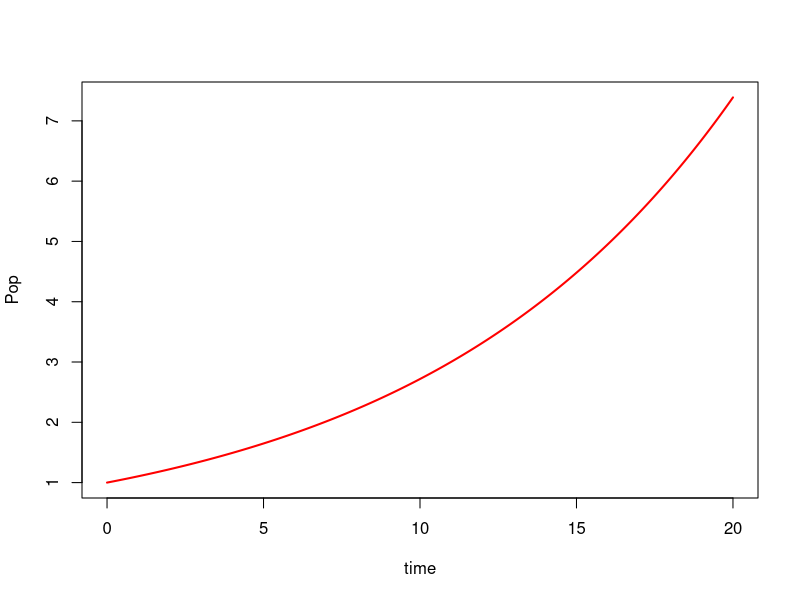
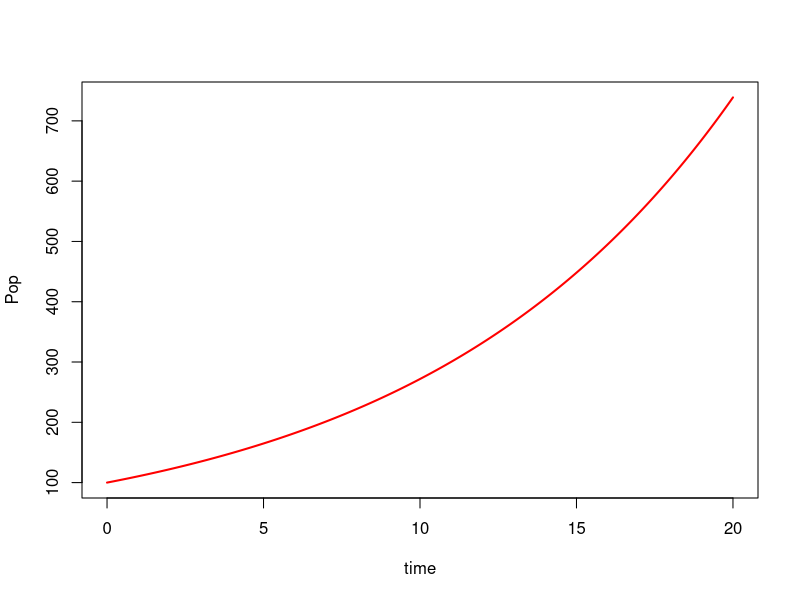
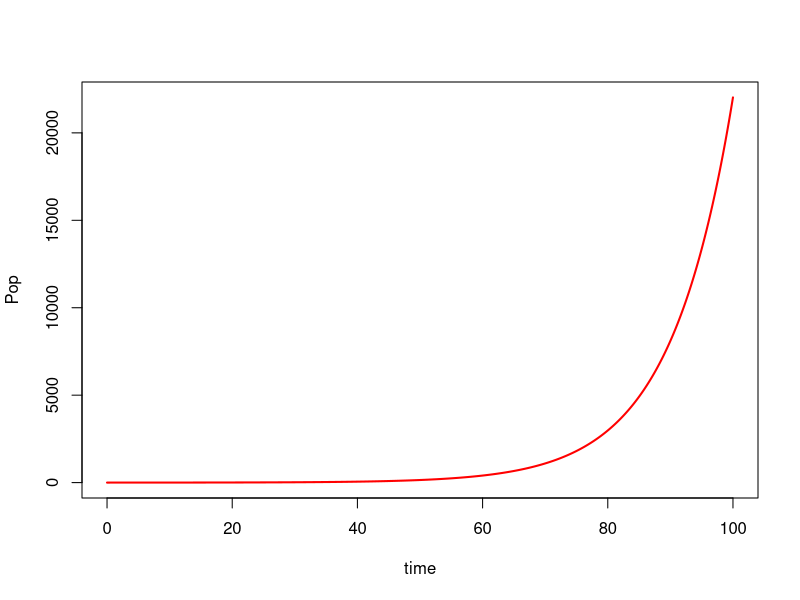
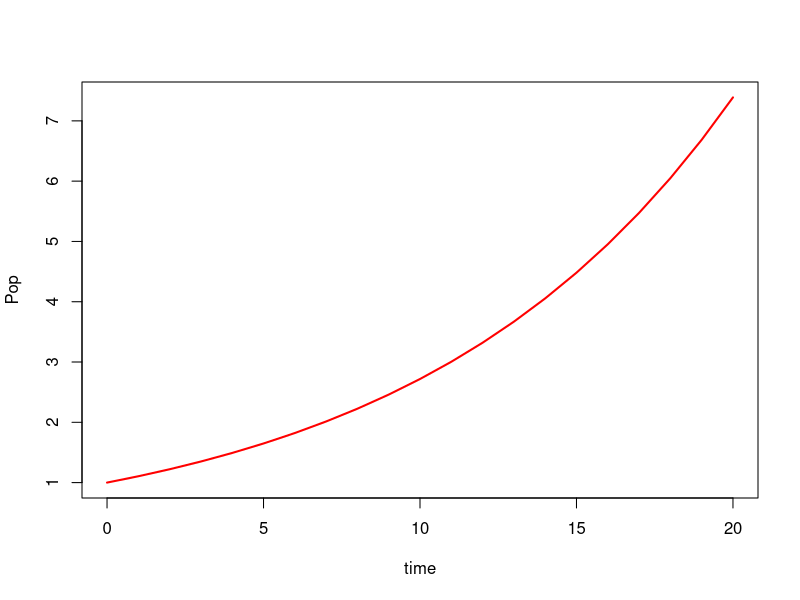
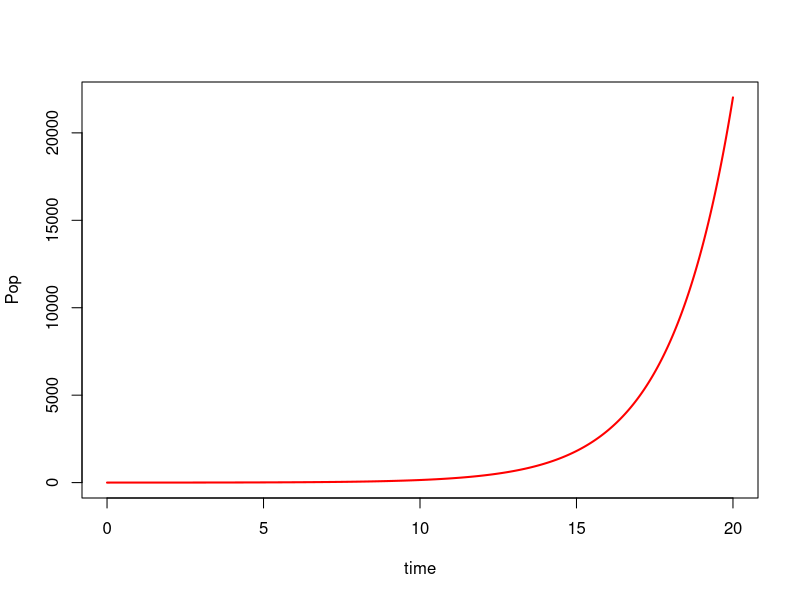
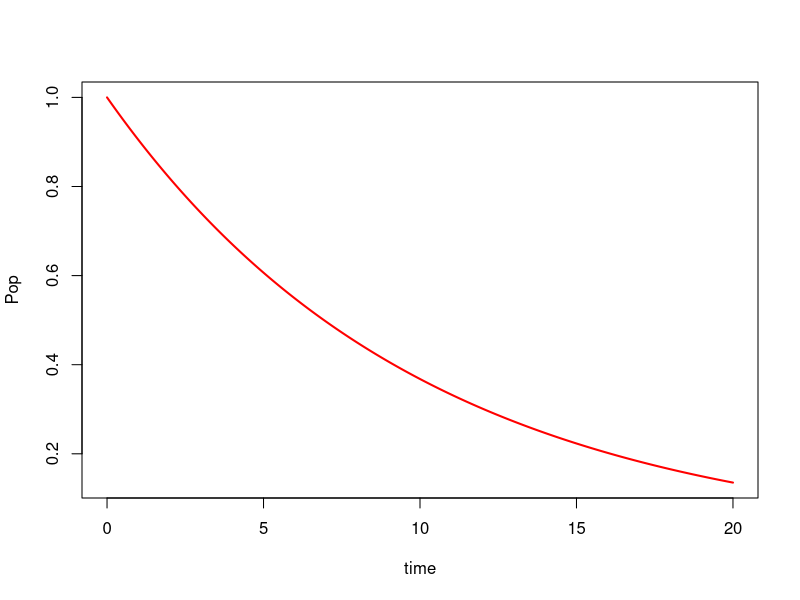
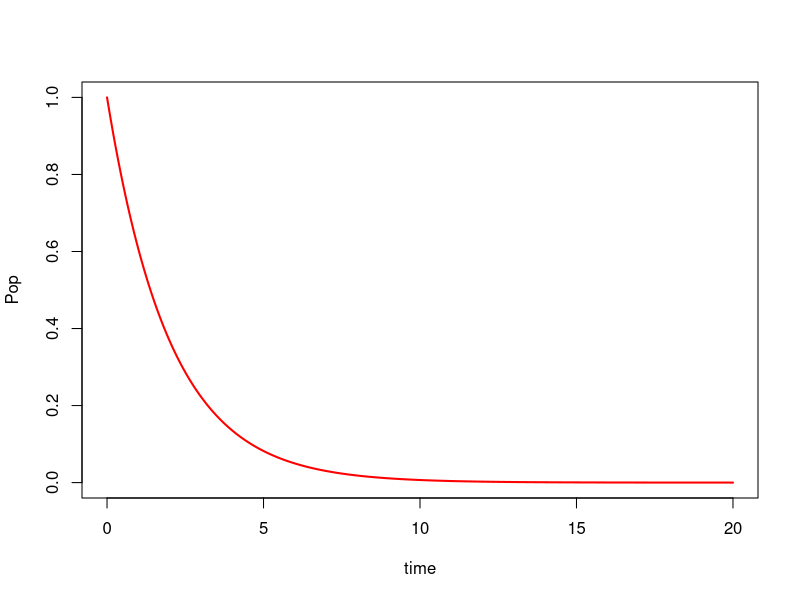
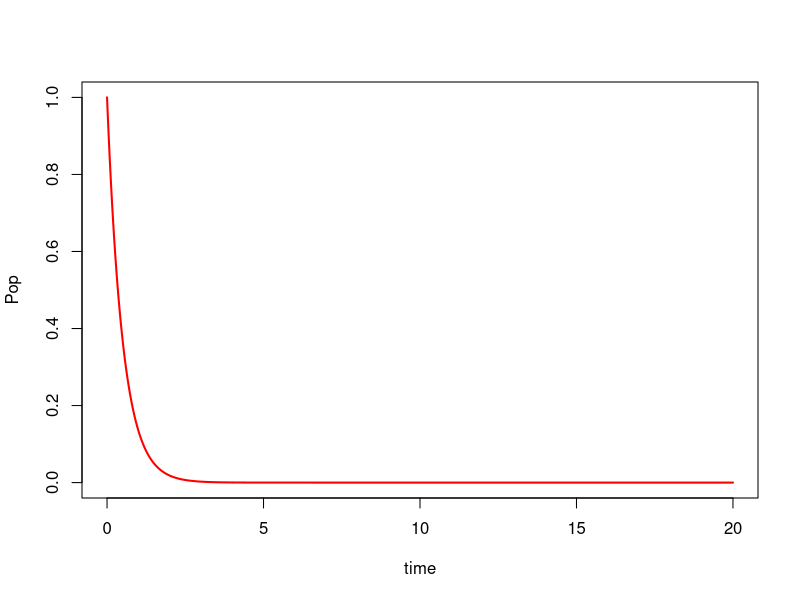

Source code (R) for these figures, in order:
# Exercise 4.1.1 Make and run exponential growth model

# 1. Setup statements, if needed (e.g. loading libraries needed for the program).
# 2. Input data, set parameter values, and/or set initial conditions.
# 3. The actual calculations.
# 4. Display the results by plotting, saving, etc.

# set up
library("deSolve")

# set parameters and initial conditions
initialPop <- 1
ttStep <- seq(0,20,by=0.01)
pars <- c(rr=0.1)

# create exp growth function
expGrowthODE <- function(tt, NN, pars){
  derivs <- pars["rr"]*NN
  return(list(derivs))
}

# simulate the model with the lsoda function
expPopGrowth <- lsoda(initialPop, ttStep, expGrowthODE, pars)

# display results and graph
head(expPopGrowth)
plot(expPopGrowth[,1], expPopGrowth[,2], xlab="time", ylab="Pop", col="red", type="l", lwd=2)

# change the various parameters and initial conditions to see how the functions changes
initialPop <- 100
ttStep <- seq(0,20,by=0.01)
pars <- c(rr=0.1)

expGrowthODE <- function(tt, NN, pars){
  derivs <- pars["rr"]*NN
  return(list(derivs))
}

expPopGrowth <- lsoda(initialPop, ttStep, expGrowthODE, pars)

head(expPopGrowth)
plot(expPopGrowth[,1], expPopGrowth[,2], xlab="time", ylab="Pop", col="red", type="l", lwd=2)
# increasing initial pop size does not change the behavior of the plot, just starts and ends
## at a higher pop size, but still relative i.e. if the initial pop is 100x larger, the 
## final pop will be 100x larger

####
initialPop <- 1
ttStep <- seq(0,100,by=0.01)
pars <- c(rr=0.1)

expGrowthODE <- function(tt, NN, pars){
  derivs <- pars["rr"]*NN
  return(list(derivs))
}

expPopGrowth <- lsoda(initialPop, ttStep, expGrowthODE, pars)

head(expPopGrowth)
plot(expPopGrowth[,1], expPopGrowth[,2], xlab="time", ylab="Pop", col="red", type="l", lwd=2)
# changing ttStep so that ttMax is 100 (instead of 20) allows the population to grow much more

####
initialPop <- 1
ttStep <- seq(0,20,by=1)
pars <- c(rr=0.1)

expGrowthODE <- function(tt, NN, pars){
  derivs <- pars["rr"]*NN
  return(list(derivs))
}

expPopGrowth <- lsoda(initialPop, ttStep, expGrowthODE, pars)

head(expPopGrowth)
plot(expPopGrowth[,1], expPopGrowth[,2], xlab="time", ylab="Pop", col="red", type="l", lwd=2)
# changing the step in the time variable does not change the behavior of the plot

####
initialPop <- 1
ttStep <- seq(0,20,by=0.01)
pars <- c(rr=0.5)

expGrowthODE <- function(tt, NN, pars){
  derivs <- pars["rr"]*NN
  return(list(derivs))
}

expPopGrowth <- lsoda(initialPop, ttStep, expGrowthODE, pars)

head(expPopGrowth)
plot(expPopGrowth[,1], expPopGrowth[,2], xlab="time", ylab="Pop", col="red", type="l", lwd=2)
# increasing the rate rr allows the population to increase over the same time period

initialPop <- 1
ttStep <- seq(0,20,by=0.01)
pars <- c(rr=-0.1)

expGrowthODE <- function(tt, NN, pars){
  derivs <- pars["rr"]*NN
  return(list(derivs))
}

expPopGrowth <- lsoda(initialPop, ttStep, expGrowthODE, pars)

head(expPopGrowth)
plot(expPopGrowth[,1], expPopGrowth[,2], xlab="time", ylab="Pop", col="red", type="l", lwd=2)
# a negative value for rr decreases the population

initialPop <- 1
ttStep <- seq(0,20,by=0.01)
pars <- c(rr=-0.5)

expGrowthODE <- function(tt, NN, pars){
  derivs <- pars["rr"]*NN
  return(list(derivs))
}

expPopGrowth <- lsoda(initialPop, ttStep, expGrowthODE, pars)

head(expPopGrowth)
plot(expPopGrowth[,1], expPopGrowth[,2], xlab="time", ylab="Pop", col="red", type="l", lwd=2)
# a larger negative value for rr decreases pop size much more quickly

initialPop <- 1
ttStep <- seq(0,20,by=0.01)
pars <- c(rr=-2)

expGrowthODE <- function(tt, NN, pars){
  derivs <- pars["rr"]*NN
  return(list(derivs))
}

expPopGrowth <- lsoda(initialPop, ttStep, expGrowthODE, pars)

head(expPopGrowth)
plot(expPopGrowth[,1], expPopGrowth[,2], xlab="time", ylab="Pop", col="red", type="l", lwd=2)
#NOTE!!! the population will NEVER fall below 0 regardless of how negatively large the growth
## rate (rr) is - it approaches 0
